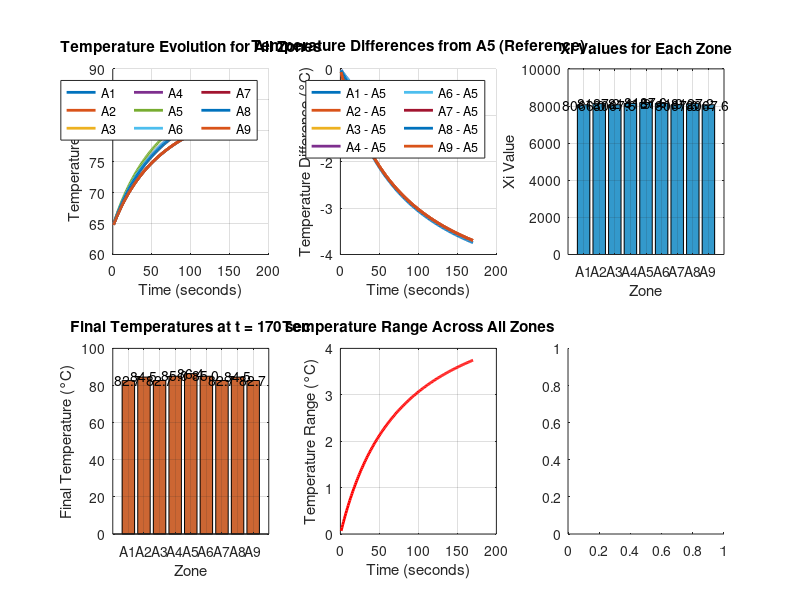

MATLAB code to generate this figure: (Note: this script raises an error after producing the figure.)
% =========================================================================
% TEMPERATURE CALCULATION FOR 9 ZONES (A1-A9)
% =========================================================================
% 
% This script calculates temperature Ti(t) for 9 different zones using the formula:
% Ti(t) = (((xi*t) + 592270.09) / ((22.151*t) + 1754.99)) - 273
%
% Where xi values are different for each zone A1 through A9
%
% Date: July 16, 2025
% =========================================================================

function eq()
    % Clear workspace and command window
    clear; clc; close all;
    
    %% =====================================================================
    %% PARAMETERS DEFINITION
    %% =====================================================================
    
    % Xi values for each zone (A1 through A9)
    xi = [8066.01, 8127.156, 8067.5724, 8141.8872, 8187.636, ...
          8141.8872, 8067.5724, 8127.156, 8067.5724];
    
    % Zone labels
    zone_labels = {'A1', 'A2', 'A3', 'A4', 'A5', 'A6', 'A7', 'A8', 'A9'};
    
    % Constants in the temperature formula
    a = 592270.09;   % Numerator constant
    b = 22.151;      % Denominator coefficient for t
    c = 1754.99;     % Denominator constant
    d = 273;         % Temperature offset (Kelvin to Celsius conversion)
    
    % Time range (seconds)
    t_start = 1;     % Start time (sec)
    t_end = 170;     % End time (sec) - based on your CSV data
    t_step = 1;      % Time step (sec)
    t = t_start:t_step:t_end;  % Time vector
    
    %% =====================================================================
    %% TEMPERATURE CALCULATIONS
    %% =====================================================================
    
    fprintf('=== TEMPERATURE CALCULATION FOR 9 ZONES ===\n');
    fprintf('Formula: Ti(t) = (((xi*t) + %.2f) / ((%.3f*t) + %.2f)) - %.0f\n\n', a, b, c, d);
    
    % Initialize temperature matrix
    % Rows: time points, Columns: zones (A1-A9)
    T = zeros(length(t), length(xi));
    
    % Calculate temperature for each zone
    for i = 1:length(xi)
        % Apply the temperature formula for zone i
        T(:,i) = ((xi(i) * t + a) ./ (b * t + c)) - d;
        
        % Display xi value for current zone
        fprintf('Zone %s: xi = %.4f\n', zone_labels{i}, xi(i));
    end
    
    %% =====================================================================
    %% RESULTS DISPLAY
    %% =====================================================================
    
    fprintf('\n=== SAMPLE TEMPERATURE VALUES ===\n');
    fprintf('Time(s)\t');
    for i = 1:length(zone_labels)
        fprintf('%s(°C)\t', zone_labels{i});
    end
    fprintf('\n');
    
    % Display first 10 time points
    for j = 1:min(10, length(t))
        fprintf('%.0f\t', t(j));
        for i = 1:length(xi)
            fprintf('%.2f\t', T(j,i));
        end
        fprintf('\n');
    end
    
    if length(t) > 10
        fprintf('...\t...\t...\t...\t...\t...\t...\t...\t...\t...\n');
        % Display last few time points
        for j = max(1, length(t)-2):length(t)
            fprintf('%.0f\t', t(j));
            for i = 1:length(xi)
                fprintf('%.2f\t', T(j,i));
            end
            fprintf('\n');
        end
    end
    
    %% =====================================================================
    %% VISUALIZATION
    %% =====================================================================
    
    % Create comprehensive plots
    create_temperature_plots(t, T, zone_labels, xi);
    
    %% =====================================================================
    %% STATISTICAL ANALYSIS
    %% =====================================================================
    
    analyze_temperature_statistics(t, T, zone_labels);
    
    %% =====================================================================
    %% DATA EXPORT
    %% =====================================================================
    
    % Export results to CSV file
    export_results_to_csv(t, T, zone_labels);
    
    fprintf('\n=== CALCULATION COMPLETE ===\n');
    fprintf('Results exported to: temperature_results.csv\n');
    fprintf('Plots generated for analysis\n');
end

function create_temperature_plots(t, T, zone_labels, xi)
    % =====================================================================
    % CREATE COMPREHENSIVE TEMPERATURE VISUALIZATION
    % =====================================================================
    
    % Create main figure with subplots
    figure('Position', [100, 100, 1400, 1000], 'Name', 'Temperature Analysis for 9 Zones');
    
    % PLOT 1: All temperature curves
    subplot(2, 3, 1);
    hold on;
    colors = lines(9);  % Generate 9 different colors
    
    for i = 1:9
        plot(t, T(:,i), 'Color', colors(i,:), 'LineWidth', 2, 'DisplayName', zone_labels{i});
    end
    
    xlabel('Time (seconds)');
    ylabel('Temperature (°C)');
    title('Temperature Evolution for All Zones');
    legend('Location', 'best', 'NumColumns', 3);
    grid on;
    
    % PLOT 2: Temperature differences from A5 (highest xi)
    subplot(2, 3, 2);
    reference_zone = 5;  % A5 has highest xi value
    hold on;
    
    for i = 1:9
        if i ~= reference_zone
            temp_diff = T(:,i) - T(:,reference_zone);
            plot(t, temp_diff, 'Color', colors(i,:), 'LineWidth', 2, 'DisplayName', sprintf('%s - A5', zone_labels{i}));
        end
    end
    
    xlabel('Time (seconds)');
    ylabel('Temperature Difference (°C)');
    title('Temperature Differences from A5 (Reference)');
    legend('Location', 'best', 'NumColumns', 2);
    grid on;
    
    % PLOT 3: Xi values bar chart
    subplot(2, 3, 3);
    bar(xi, 'FaceColor', [0.2, 0.6, 0.8]);
    xlabel('Zone');
    ylabel('Xi Value');
    title('Xi Values for Each Zone');
    set(gca, 'XTickLabel', zone_labels);
    grid on;
    
    % Add value labels on bars
    for i = 1:length(xi)
        text(i, xi(i) + 10, sprintf('%.1f', xi(i)), 'HorizontalAlignment', 'center');
    end
    
    % PLOT 4: Final temperatures
    subplot(2, 3, 4);
    final_temps = T(end, :);
    bar(final_temps, 'FaceColor', [0.8, 0.4, 0.2]);
    xlabel('Zone');
    ylabel('Final Temperature (°C)');
    title(sprintf('Final Temperatures at t = %.0f sec', t(end)));
    set(gca, 'XTickLabel', zone_labels);
    grid on;
    
    % Add value labels on bars
    for i = 1:length(final_temps)
        text(i, final_temps(i) + 0.5, sprintf('%.1f', final_temps(i)), 'HorizontalAlignment', 'center');
    end
    
    % PLOT 5: Temperature range over time
    subplot(2, 3, 5);
    temp_min = min(T, [], 2);
    temp_max = max(T, [], 2);
    temp_range = temp_max - temp_min;
    
    plot(t, temp_range, 'r-', 'LineWidth', 2);
    xlabel('Time (seconds)');
    ylabel('Temperature Range (°C)');
    title('Temperature Range Across All Zones');
    grid on;
    
    % PLOT 6: 3D surface plot of all zones
    subplot(2, 3, 6);
    [T_mesh, Zone_mesh] = meshgrid(1:9, t);
    surf(Zone_mesh, T_mesh, T');
    xlabel('Zone');
    ylabel('Time (seconds)');
    zlabel('Temperature (°C)');
    title('3D Temperature Surface');
    colorbar;
    view(45, 30);
    
    % Set zone labels
    set(gca, 'XTick', 1:9, 'XTickLabel', zone_labels);
end

function analyze_temperature_statistics(t, T, zone_labels)
    % =====================================================================
    % STATISTICAL ANALYSIS OF TEMPERATURE DATA
    % =====================================================================
    
    fprintf('\n=== STATISTICAL ANALYSIS ===\n');
    
    % Calculate statistics for each zone
    temp_stats = struct();
    
    for i = 1:9
        temp_stats.zone{i} = zone_labels{i};
        temp_stats.initial(i) = T(1, i);
        temp_stats.final(i) = T(end, i);
        temp_stats.max(i) = max(T(:, i));
        temp_stats.min(i) = min(T(:, i));
        temp_stats.mean(i) = mean(T(:, i));
        temp_stats.std(i) = std(T(:, i));
        temp_stats.range(i) = temp_stats.max(i) - temp_stats.min(i);
    end
    
    % Display statistics table
    fprintf('\nZone\tInitial\tFinal\tMax\tMin\tMean\tStd\tRange\n');
    fprintf('    \t(°C)\t(°C)\t(°C)\t(°C)\t(°C)\t(°C)\t(°C)\n');
    fprintf('----\t-------\t------\t----\t----\t----\t----\t-----\n');
    
    for i = 1:9
        fprintf('%s\t%.2f\t%.2f\t%.2f\t%.2f\t%.2f\t%.2f\t%.2f\n', ...
            temp_stats.zone{i}, temp_stats.initial(i), temp_stats.final(i), ...
            temp_stats.max(i), temp_stats.min(i), temp_stats.mean(i), ...
            temp_stats.std(i), temp_stats.range(i));
    end
    
    % Overall statistics
    fprintf('\n=== OVERALL STATISTICS ===\n');
    fprintf('Maximum temperature across all zones: %.2f °C\n', max(temp_stats.max));
    fprintf('Minimum temperature across all zones: %.2f °C\n', min(temp_stats.min));
    fprintf('Average temperature across all zones: %.2f °C\n', mean(temp_stats.mean));
    fprintf('Temperature variation between zones: %.2f °C\n', max(temp_stats.max) - min(temp_stats.min));
    
    % Find zones with extreme values
    [~, hottest_zone] = max(temp_stats.final);
    [~, coolest_zone] = min(temp_stats.final);
    
    fprintf('\nHottest zone at final time: %s (%.2f °C)\n', zone_labels{hottest_zone}, temp_stats.final(hottest_zone));
    fprintf('Coolest zone at final time: %s (%.2f °C)\n', zone_labels{coolest_zone}, temp_stats.final(coolest_zone));
end

function export_results_to_csv(t, T, zone_labels)
    % =====================================================================
    % EXPORT RESULTS TO CSV FILE
    % =====================================================================
    
    % Create header
    header = ['Time(sec)'];
    for i = 1:length(zone_labels)
        header = [header, sprintf(',%s(DegC)', zone_labels{i})];
    end
    
    % Create filename with timestamp
    filename = 'temperature_results.csv';
    
    % Write to file
    fid = fopen(filename, 'w');
    fprintf(fid, '%s\n', header);
    
    for j = 1:length(t)
        fprintf(fid, '%.0f', t(j));
        for i = 1:size(T, 2)
            fprintf(fid, ',%.6f', T(j, i));
        end
        fprintf(fid, '\n');
    end
    
    fclose(fid);
    
    fprintf('\nData exported to: %s\n', filename);
    fprintf('Format: Time(sec), A1(°C), A2(°C), ..., A9(°C)\n');
end

% =========================================================================
% MAIN EXECUTION
% =========================================================================
% Execute the main function when script is run
fprintf('=========================================================================\n');
fprintf('TEMPERATURE CALCULATION FOR 9 ZONES\n');
fprintf('=========================================================================\n');
fprintf('Starting calculation...\n\n');

eq();

fprintf('\n=========================================================================\n');
fprintf('CALCULATION COMPLETE\n');
fprintf('=========================================================================\n');
